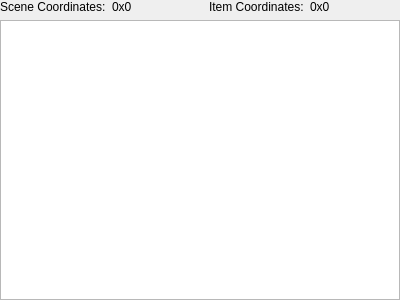
<?xml version="1.0" encoding="UTF-8"?>
<ui version="4.0">
 <class>Gammaray::GraphicsSceneView</class>
 <widget class="QWidget" name="Gammaray::GraphicsSceneView">
  <property name="geometry">
   <rect>
    <x>0</x>
    <y>0</y>
    <width>400</width>
    <height>300</height>
   </rect>
  </property>
  <layout class="QVBoxLayout" name="verticalLayout">
   <property name="margin">
    <number>0</number>
   </property>
   <item>
    <layout class="QHBoxLayout" name="horizontalLayout">
     <item>
      <widget class="QLabel" name="label">
       <property name="text">
        <string>Scene Coordinates:</string>
       </property>
      </widget>
     </item>
     <item>
      <widget class="QLabel" name="sceneCoordLabel">
       <property name="text">
        <string>0x0</string>
       </property>
      </widget>
     </item>
     <item>
      <widget class="QLabel" name="label_3">
       <property name="text">
        <string>Item Coordinates:</string>
       </property>
      </widget>
     </item>
     <item>
      <widget class="QLabel" name="itemCoordLabel">
       <property name="text">
        <string>0x0</string>
       </property>
      </widget>
     </item>
    </layout>
   </item>
   <item>
    <widget class="Gammaray::GraphicsView" name="graphicsView">
     <property name="interactive">
      <bool>false</bool>
     </property>
     <property name="dragMode">
      <enum>QGraphicsView::ScrollHandDrag</enum>
     </property>
    </widget>
   </item>
  </layout>
 </widget>
 <customwidgets>
  <customwidget>
   <class>Gammaray::GraphicsView</class>
   <extends>QGraphicsView</extends>
   <header location="global">tools/sceneinspector/graphicsview.h</header>
  </customwidget>
 </customwidgets>
 <resources/>
 <connections/>
</ui>
